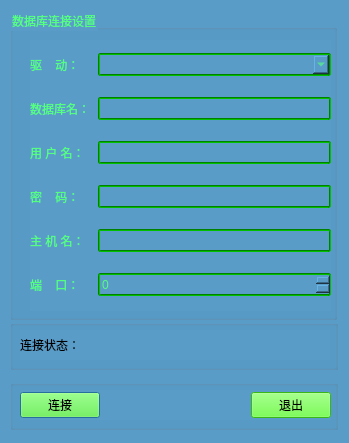
<?xml version="1.0" encoding="UTF-8"?>
<ui version="4.0">
 <class>dataBase</class>
 <widget class="QDialog" name="dataBase">
  <property name="geometry">
   <rect>
    <x>0</x>
    <y>0</y>
    <width>349</width>
    <height>443</height>
   </rect>
  </property>
  <property name="windowTitle">
   <string>Dialog</string>
  </property>
  <property name="windowIcon">
   <iconset resource="qrc.qrc">
    <normaloff>:/src/connectdb.jpg</normaloff>:/src/connectdb.jpg</iconset>
  </property>
  <property name="styleSheet">
   <string notr="true">background-color: rgb(89, 156, 200);</string>
  </property>
  <widget class="QGroupBox" name="groupBox">
   <property name="geometry">
    <rect>
     <x>10</x>
     <y>10</y>
     <width>327</width>
     <height>310</height>
    </rect>
   </property>
   <property name="styleSheet">
    <string notr="true">color: rgb(85, 255, 127);
</string>
   </property>
   <property name="title">
    <string>数据库连接设置</string>
   </property>
   <widget class="QWidget" name="layoutWidget">
    <property name="geometry">
     <rect>
      <x>20</x>
      <y>30</y>
      <width>301</width>
      <height>271</height>
     </rect>
    </property>
    <layout class="QGridLayout" name="gridLayout">
     <property name="spacing">
      <number>8</number>
     </property>
     <item row="0" column="0">
      <widget class="QLabel" name="label_driver">
       <property name="text">
        <string>驱    动：</string>
       </property>
      </widget>
     </item>
     <item row="0" column="1">
      <widget class="QComboBox" name="comboBox_driver">
       <property name="minimumSize">
        <size>
         <width>0</width>
         <height>23</height>
        </size>
       </property>
       <property name="styleSheet">
        <string notr="true">border-radius:2px;
border:2px groove green;</string>
       </property>
      </widget>
     </item>
     <item row="1" column="0">
      <widget class="QLabel" name="label_dbname">
       <property name="text">
        <string>数据库名：</string>
       </property>
      </widget>
     </item>
     <item row="1" column="1">
      <widget class="QLineEdit" name="lineEdit_dbname">
       <property name="minimumSize">
        <size>
         <width>0</width>
         <height>23</height>
        </size>
       </property>
       <property name="styleSheet">
        <string notr="true">border-radius:2px;
border:2px groove green;</string>
       </property>
      </widget>
     </item>
     <item row="2" column="0">
      <widget class="QLabel" name="label_uer">
       <property name="text">
        <string>用 户 名：</string>
       </property>
      </widget>
     </item>
     <item row="2" column="1">
      <widget class="QLineEdit" name="lineEdit_usrname">
       <property name="minimumSize">
        <size>
         <width>0</width>
         <height>23</height>
        </size>
       </property>
       <property name="styleSheet">
        <string notr="true">border-radius:2px;
border:2px groove green;</string>
       </property>
      </widget>
     </item>
     <item row="3" column="0">
      <widget class="QLabel" name="label_4">
       <property name="text">
        <string>密    码：</string>
       </property>
      </widget>
     </item>
     <item row="3" column="1">
      <widget class="QLineEdit" name="lineEdit_pwd">
       <property name="minimumSize">
        <size>
         <width>0</width>
         <height>23</height>
        </size>
       </property>
       <property name="styleSheet">
        <string notr="true">border-radius:2px;
border:2px groove green;</string>
       </property>
      </widget>
     </item>
     <item row="4" column="0">
      <widget class="QLabel" name="label_5">
       <property name="text">
        <string>主 机 名：</string>
       </property>
      </widget>
     </item>
     <item row="4" column="1">
      <widget class="QLineEdit" name="lineEdit_hostname">
       <property name="minimumSize">
        <size>
         <width>0</width>
         <height>23</height>
        </size>
       </property>
       <property name="styleSheet">
        <string notr="true">border-radius:2px;
border:2px groove green;</string>
       </property>
      </widget>
     </item>
     <item row="5" column="0">
      <widget class="QLabel" name="label_6">
       <property name="text">
        <string>端    口：</string>
       </property>
      </widget>
     </item>
     <item row="5" column="1">
      <widget class="QSpinBox" name="spinBoxPort">
       <property name="minimumSize">
        <size>
         <width>0</width>
         <height>23</height>
        </size>
       </property>
       <property name="styleSheet">
        <string notr="true">border-radius:2px;
border:2px groove green;</string>
       </property>
      </widget>
     </item>
    </layout>
   </widget>
  </widget>
  <widget class="QGroupBox" name="groupBox_2">
   <property name="geometry">
    <rect>
     <x>10</x>
     <y>320</y>
     <width>328</width>
     <height>50</height>
    </rect>
   </property>
   <property name="title">
    <string/>
   </property>
   <widget class="QWidget" name="layoutWidget">
    <property name="geometry">
     <rect>
      <x>10</x>
      <y>10</y>
      <width>310</width>
      <height>30</height>
     </rect>
    </property>
    <layout class="QHBoxLayout" name="horizontalLayout_2">
     <item>
      <widget class="QLabel" name="label_sta">
       <property name="maximumSize">
        <size>
         <width>60</width>
         <height>50</height>
        </size>
       </property>
       <property name="text">
        <string>连接状态：</string>
       </property>
      </widget>
     </item>
     <item>
      <widget class="QLabel" name="label_status">
       <property name="maximumSize">
        <size>
         <width>250</width>
         <height>40</height>
        </size>
       </property>
       <property name="styleSheet">
        <string notr="true">color: rgb(255, 0, 0);
font: 12pt &quot;楷体&quot;;</string>
       </property>
       <property name="text">
        <string/>
       </property>
      </widget>
     </item>
    </layout>
   </widget>
  </widget>
  <widget class="QGroupBox" name="groupBox_3">
   <property name="geometry">
    <rect>
     <x>10</x>
     <y>380</y>
     <width>328</width>
     <height>50</height>
    </rect>
   </property>
   <property name="title">
    <string/>
   </property>
   <widget class="QWidget" name="layoutWidget">
    <property name="geometry">
     <rect>
      <x>10</x>
      <y>10</y>
      <width>311</width>
      <height>30</height>
     </rect>
    </property>
    <layout class="QHBoxLayout" name="horizontalLayout">
     <item>
      <widget class="QPushButton" name="conndbBtn">
       <property name="styleSheet">
        <string notr="true">background-color: rgb(81, 255, 33);
</string>
       </property>
       <property name="text">
        <string>连接</string>
       </property>
       <property name="default">
        <bool>true</bool>
       </property>
       <property name="flat">
        <bool>false</bool>
       </property>
      </widget>
     </item>
     <item>
      <spacer name="horizontalSpacer">
       <property name="orientation">
        <enum>Qt::Horizontal</enum>
       </property>
       <property name="sizeHint" stdset="0">
        <size>
         <width>147</width>
         <height>20</height>
        </size>
       </property>
      </spacer>
     </item>
     <item>
      <widget class="QPushButton" name="exitBtn">
       <property name="styleSheet">
        <string notr="true">background-color: rgb(81, 255, 33);
</string>
       </property>
       <property name="text">
        <string>退出</string>
       </property>
      </widget>
     </item>
    </layout>
   </widget>
  </widget>
  <widget class="QWidget" name="layoutWidget">
   <property name="geometry">
    <rect>
     <x>0</x>
     <y>0</y>
     <width>2</width>
     <height>2</height>
    </rect>
   </property>
   <layout class="QVBoxLayout" name="verticalLayout"/>
  </widget>
 </widget>
 <tabstops>
  <tabstop>conndbBtn</tabstop>
  <tabstop>exitBtn</tabstop>
  <tabstop>comboBox_driver</tabstop>
  <tabstop>lineEdit_dbname</tabstop>
  <tabstop>lineEdit_usrname</tabstop>
  <tabstop>lineEdit_pwd</tabstop>
  <tabstop>lineEdit_hostname</tabstop>
  <tabstop>spinBoxPort</tabstop>
 </tabstops>
 <resources>
  <include location="qrc.qrc"/>
 </resources>
 <connections/>
</ui>
